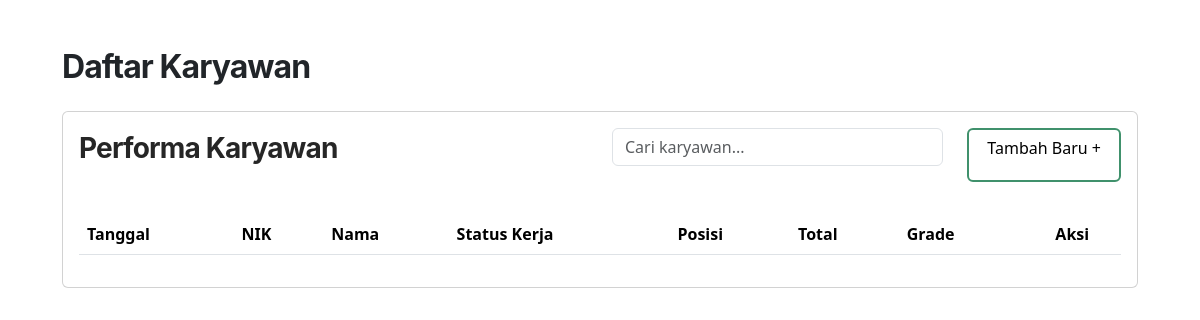
Before: /peformance.php with the older database file.
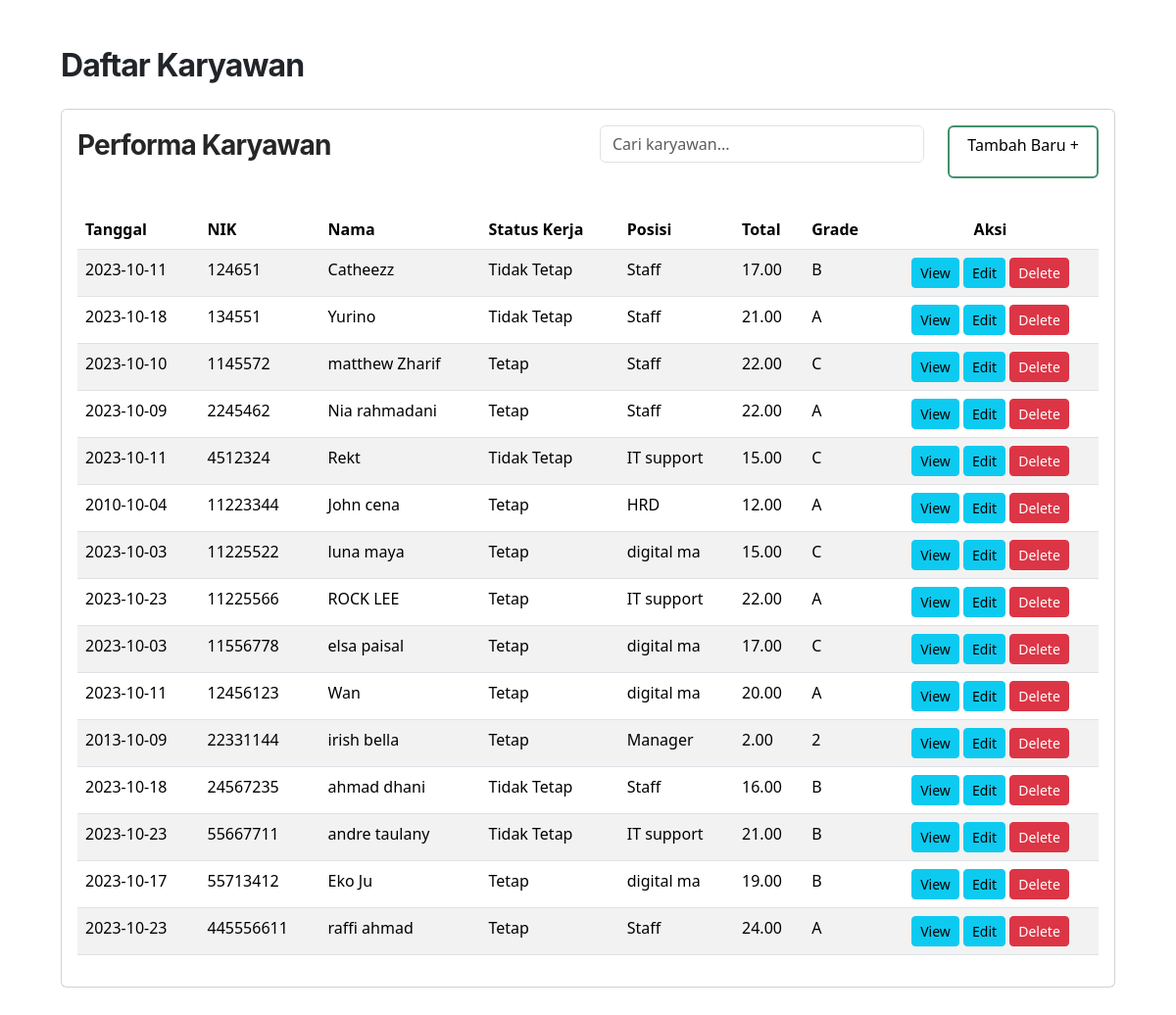
After: the same page with the newer database file.
### tables this page shows
CREATE TABLE `performance` (
  `nik` int(8) NOT NULL,
  `foto` varchar(200) NOT NULL,
  `nama` varchar(200) NOT NULL,
  `status_kerja` enum('Tetap','Tidak Tetap') NOT NULL,
  `position` varchar(10) NOT NULL,
  `tgl_penilaian` date NOT NULL,
  `responsibility` decimal(10,2) NOT NULL,
  `teamwork` decimal(10,2) NOT NULL,
  `management_time` decimal(10,2) NOT NULL,
  `total` decimal(10,2) NOT NULL,
  `grade` varchar(3) NOT NULL
);

### peformance.php (the view, shortened to what this page needs)
<?php
include "sqlConnect.php"
?>
<!DOCTYPE html>
<html lang="en">
<head>
    <link href="https://cdn.jsdelivr.net/npm/bootstrap@5.3.2/dist/css/bootstrap.min.css" rel="stylesheet">
</head>
<body>
    <div class="container">
        <div class="content-body">
            <h1 class="PageTitle mt-3">Daftar Karyawan</h1>
            <div class="card">
                <div class="card-body">
                    <div class="row">
                        <div class="col-md-6">
                            <h2 class="table-title mt-1">Performa Karyawan</h2>
                        </div>
                        <div class="col-md-4">
                            <input type="text" class="form-control mb-3" placeholder="Cari karyawan..." />
                        </div>
                        <div class="col-md-2">
                            <a href="tambah-peformance.php" class="btn btn-primary btn-fungsi" style="background-color:white;color:black;border:1;border-color:#40916C">
                                Tambah Baru +
                            </a>
                        </div>
                    </div>
                </div>
                <div class="table-responsive p-3">
                    <table class="table table-striped">
                        <thead>
                            <tr>
                                <th>Tanggal</th>
                                <th>NIK</th>
                                <th>Nama</th>
                                <th>Status Kerja</th>
                                <th>Posisi</th>
                                <th>Total</th>
                                <th>Grade</th>
                                <th style="text-align:center">Aksi</th>
                            </tr>
                        </thead>
                        <tbody>
                            <?php
                            $ssql = "select * from performance";
                            $result = mysqli_query($conn, $ssql);
                            if ($result->num_rows > 0) {
                                while ($row = $result->fetch_assoc()) {
                            ?>
                                    <tr>
                                        <td><?php echo $row["tgl_penilaian"] ?></td>
                                        <td><?php echo $row["nik"] ?></td>
                                        <td><?php echo $row["nama"] ?></td>
                                        <td><?php echo $row["status_kerja"] ?></td>
                                        <td><?php echo $row["position"] ?></td>
                                        <td><?php echo $row["total"] ?></td>
                                        <td><?php echo $row["grade"] ?></td>
                                        <td align="center">
                                            <a href="view_performance.php?nik=<?php echo $row['nik']; ?>" class="btn btn-info btn-sm">View</a>
                                            <a href="edit_performance.php?nik=<?php echo $row['nik']; ?>" class="btn btn-info btn-sm">Edit</a>
                                            <button type="button" class="btn btn-danger btn-sm" data-bs-toggle="modal" data-bs-target="#modalHapus">Delete</button>
                                        </td>
                                    </tr>
                            <?php
                                }
                            }
                            ?>
                        </tbody>
                    </table>
                </div>
            </div>
        </div>
    </div>
</body>
</html>

### peformance.php (style rules this page uses)
.container { padding: 2rem; }
.PageTitle { font-family: "Inter"; font-style: normal; font-weight: 700; font-size: 32px; line-height: 120%; letter-spacing: -0.03em; margin-bottom: 25px; }
.table-title { font-family: "Inter"; font-style: normal; font-weight: 700; font-size: 28px; line-height: 120%; letter-spacing: -0.03em; color: #262626; }
.btn-fungsi { height: 100%; width: 100%; border-width: 2px; border-color: #40916C; }

Changed rows visible on the page:
added performance: tgl_penilaian "2023-10-11", nik "124651", nama "Catheezz", status_kerja "Tidak Tetap", position "Staff", total "17.00", grade "B"
added performance: tgl_penilaian "2023-10-18", nik "134551", nama "Yurino", status_kerja "Tidak Tetap", position "Staff", total "21.00", grade "A"
added performance: tgl_penilaian "2023-10-10", nik "1145572", nama "matthew Zharif", status_kerja "Tetap", position "Staff", total "22.00", grade "C"
added performance: tgl_penilaian "2023-10-09", nik "2245462", nama "Nia rahmadani", status_kerja "Tetap", position "Staff", total "22.00", grade "A"
added performance: tgl_penilaian "2023-10-11", nik "4512324", nama "Rekt", status_kerja "Tidak Tetap", position "IT support", total "15.00", grade "C"
added performance: tgl_penilaian "2010-10-04", nik "11223344", nama "John cena", status_kerja "Tetap", position "HRD", total "12.00", grade "A"
added performance: tgl_penilaian "2023-10-03", nik "11225522", nama "luna maya", status_kerja "Tetap", position "digital ma", total "15.00", grade "C"
added performance: tgl_penilaian "2023-10-23", nik "11225566", nama "ROCK LEE", status_kerja "Tetap", position "IT support", total "22.00", grade "A"
added performance: tgl_penilaian "2023-10-03", nik "11556778", nama "elsa paisal", status_kerja "Tetap", position "digital ma", total "17.00", grade "C"
added performance: tgl_penilaian "2023-10-11", nik "12456123", nama "Wan", status_kerja "Tetap", position "digital ma", total "20.00", grade "A"
added performance: tgl_penilaian "2013-10-09", nik "22331144", nama "irish bella", status_kerja "Tetap", position "Manager", total "2.00", grade "2"
added performance: tgl_penilaian "2023-10-18", nik "24567235", nama "ahmad dhani", status_kerja "Tidak Tetap", position "Staff", total "16.00", grade "B"
added performance: tgl_penilaian "2023-10-23", nik "55667711", nama "andre taulany", status_kerja "Tidak Tetap", position "IT support", total "21.00", grade "B"
added performance: tgl_penilaian "2023-10-17", nik "55713412", nama "Eko Ju", status_kerja "Tetap", position "digital ma", total "19.00", grade "B"
added performance: tgl_penilaian "2023-10-23", nik "445556611", nama "raffi ahmad", status_kerja "Tetap", position "Staff", total "24.00", grade "A"
